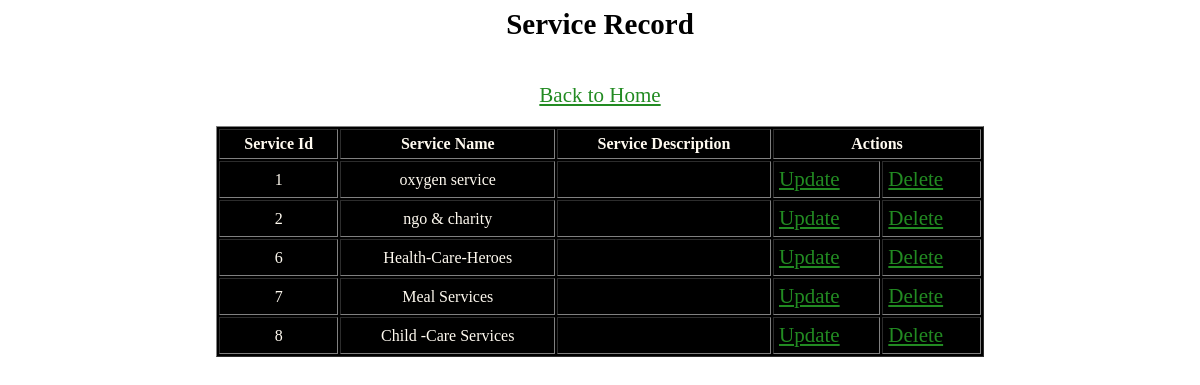
The app's page /display_service.php, older data.
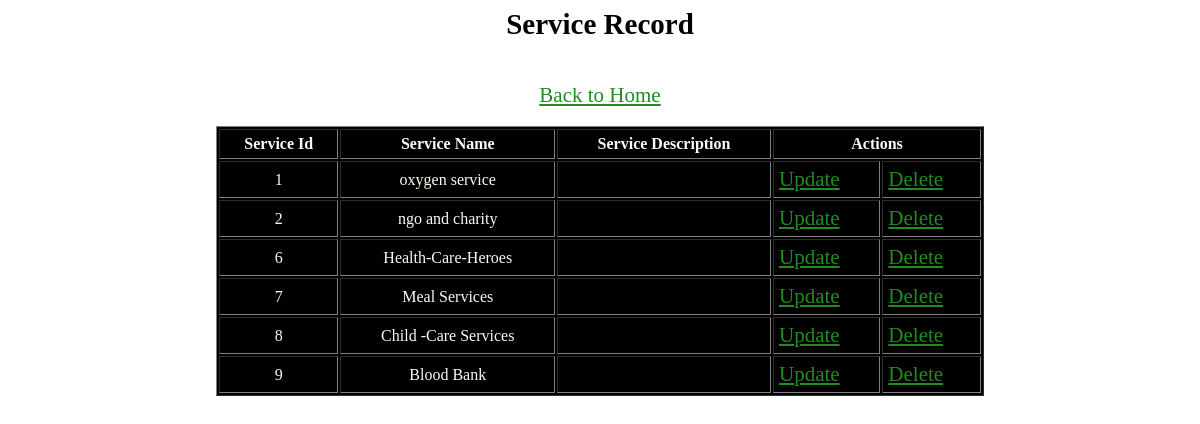
The same page, newer data.
### tables this page shows
CREATE TABLE `service` (
  `service_id` int(23) NOT NULL,
  `name` varchar(23) NOT NULL,
  `description` varchar(28) NOT NULL
);

### display_service.php (the view, shortened to what this page needs)
<?php
include("connection.php");?>
<h2 style="font-size:29px;"><center>Service Record</center></h2><br>
<center><a href="menu.html">Back to Home </a></center><br>
<!DOCTYPE html>
<html>
<head>
</head>
<body>
</body>
</html>
<table width = "80%" border="1" cellspacing="2" cellpadding="5" align="center" style="background-color:black; color:floralwhite;">
	<tr>
		<td align="center"><strong>Service Id</strong></td>
		<td align="center"><strong>Service Name</strong></td>
		<td align="center"><strong>Service Description</strong></td>
		<td colspan="2"><strong><center>Actions</center></strong></td>
	</tr>
    <?php
		$sql = "SELECT * FROM `service`";
		$result = mysqli_query($link,$sql);
		if(mysqli_num_rows($result) > 0)
		{
			while($row = mysqli_fetch_assoc($result))
			{
				echo "<tr>";
				echo "<td align = 'center'>".$row["service_id"]."</td>";
				echo "<td align = 'center'>".$row["name"]."</td>";
				echo "<td align = 'center'>".$row["description"]."</td>";
				echo "<td><a href='update_service_form.php?id=".$row['service_id']."'>Update</a></td>";
				echo "<td><a href='delete_service.php?id=".$row['service_id']."'>Delete</a></td>";
				echo "</tr>";
			}
		}
     ?>
</table>

Row changes from the older to the newer data that the page shows:
changed service id 2: name "ngo & charity" → "ngo and charity"
added service: service_id "9", name "Blood Bank"
